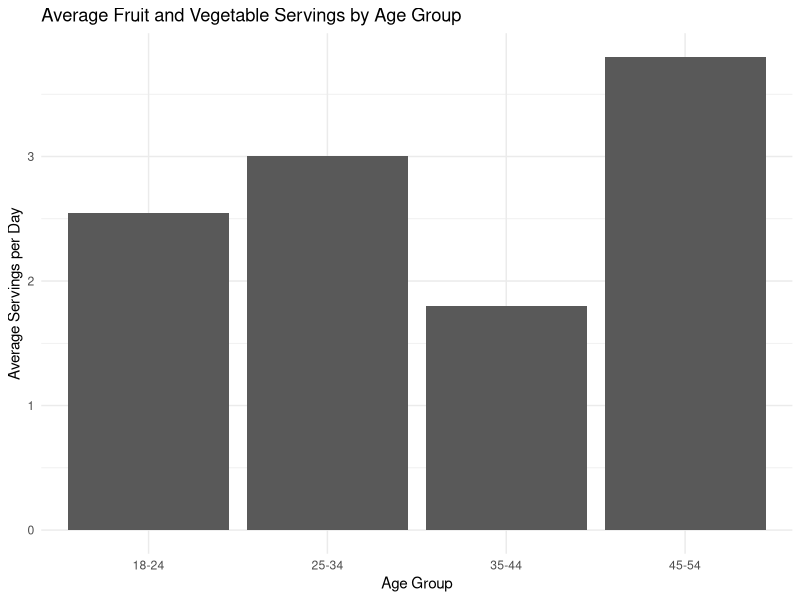
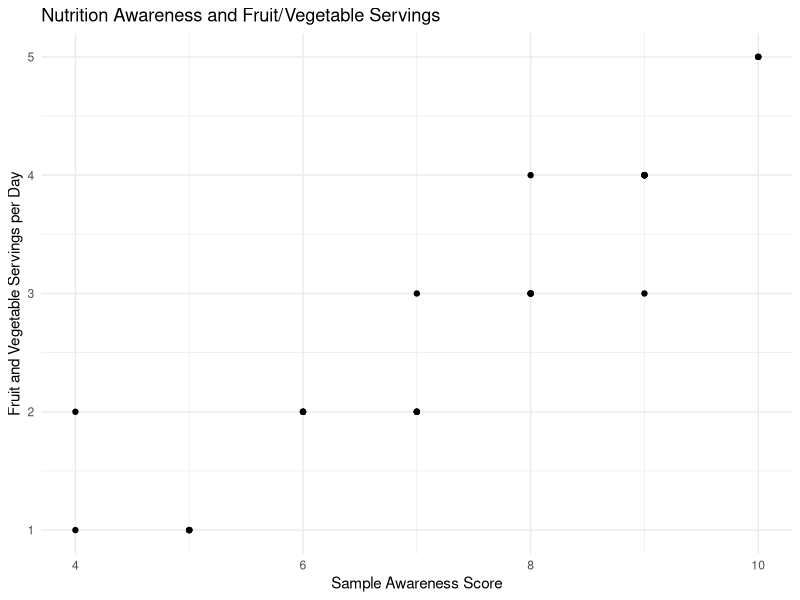

The R script that drew these images, in order:
# Food Consumption Patterns and Nutritional Awareness
# Analysis of synthetic sample data—not real survey responses.

library(dplyr)
library(ggplot2)

# Load the CSV created in the previous step
food <- read.csv("food_consumption_nutrition.csv")

# Inspect the dataset
head(food)
str(food)
summary(food)

# Overall averages
overall_summary <- food %>%
  summarise(
    Respondent_Count = n(),
    Average_Meals_Per_Day = mean(MealsPerDay),
    Average_FruitVeg_Servings_Per_Day = mean(FruitVegServingsPerDay),
    Average_Sugary_Drinks_Per_Week = mean(SugaryDrinksPerWeek),
    Average_FastFood_Meals_Per_Week = mean(FastFoodMealsPerWeek),
    Average_Nutrition_Awareness_Score = mean(NutritionAwarenessScore)
  )

print(overall_summary)

# Compare food patterns by age group
age_summary <- food %>%
  group_by(AgeGroup) %>%
  summarise(
    Respondents = n(),
    Avg_FruitVeg_Servings = mean(FruitVegServingsPerDay),
    Avg_Sugary_Drinks = mean(SugaryDrinksPerWeek),
    Avg_FastFood_Meals = mean(FastFoodMealsPerWeek),
    Avg_Awareness_Score = mean(NutritionAwarenessScore),
    .groups = "drop"
  )

print(age_summary)

# Plot average fruit and vegetable servings by age group
ggplot(age_summary, aes(x = AgeGroup, y = Avg_FruitVeg_Servings)) +
  geom_col() +
  labs(
    title = "Average Fruit and Vegetable Servings by Age Group",
    x = "Age Group",
    y = "Average Servings per Day"
  ) +
  theme_minimal()

# Plot nutrition awareness score against fruit and vegetable servings
ggplot(food, aes(x = NutritionAwarenessScore,
                 y = FruitVegServingsPerDay)) +
  geom_point() +
  labs(
    title = "Nutrition Awareness and Fruit/Vegetable Servings",
    x = "Sample Awareness Score",
    y = "Fruit and Vegetable Servings per Day"
  ) +
  theme_minimal()
